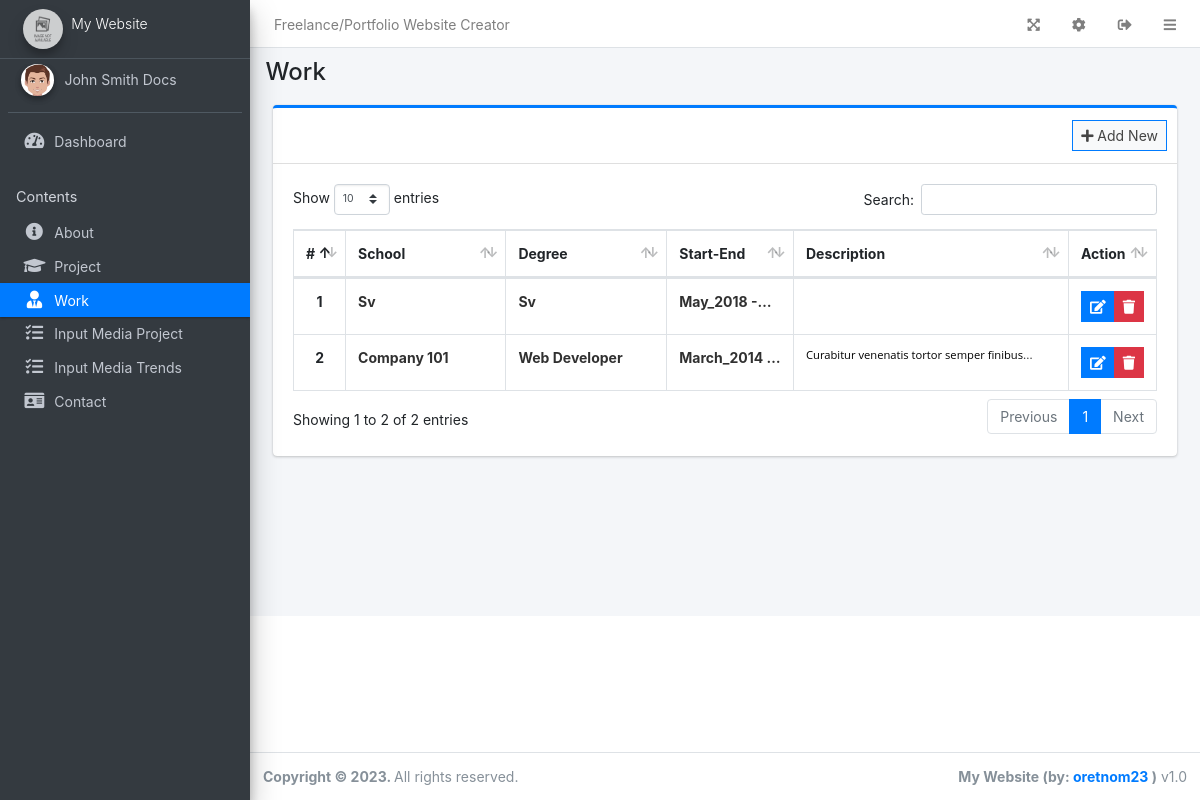
Page /admin/?page=work (signed in) on the committed database.
### tables this page shows
CREATE TABLE `work` (
  `id` int(30) NOT NULL,
  `company` text,
  `position` text,
  `started` varchar(250) NOT NULL,
  `ended` varchar(250) NOT NULL,
  `description` text,
  `order_by` int(30) NOT NULL
);

### admin/work/index.php (the view, shortened to what this page needs)
<div class="col-lg-12">
	<div class="card card-outline card-primary">
		<div class="card-header">
			<div class="card-tools">
				<a class="btn btn-block btn-sm btn-default btn-flat border-primary new_work" href="javascript:void(0)"><i class="fa fa-plus"></i> Add New</a>
			</div>
		</div>
		<div class="card-body">
			<table class="table tabe-hover table-bordered table-compact" id="list">
				<colgroup>
					<col width="5%">
					<col width="20%">
					<col width="20%">
					<col width="15%">
					<col width="35%">
					<col width="15%">
				</colgroup>
				<thead>
					<tr>
						<th class="text-center">#</th>
						<th>School</th>
						<th>Degree</th>
						<th>Start-End</th>
						<th>Description</th>
						<th>Action</th>
					</tr>
				</thead>
				<tbody>
					<?php
					$i = 1;
					$qry = $conn->query("SELECT * FROM `work` order by `ended` desc");
					while($row= $qry->fetch_assoc()):
						$desc = html_entity_decode($row['description']);
					?>
					<tr>
						<th class="text-center"><?php echo $i++ ?></th>
						<td><b class="truncate-1"><?php echo ucwords($row['company']) ?></b></td>
						<td><b class="truncate-1"><?php echo ucwords($row['position']) ?></b></td>
						<td><b class="truncate-1"><?php echo $row['started'] . ' - ' .$row['ended'] ?></b></td>
						<td><small class="truncate-1"><?php echo $desc ?></small></td>
						<td class="text-center">
		                    <div class="btn-group">
		                        <a href="javascript:void(0)" data-id='<?php echo $row['id'] ?>' class="btn btn-primary btn-flat btn-sm manage_work">
		                          <i class="fas fa-edit"></i>
		                        </a>
		                        <button type="button" class="btn btn-danger btn-sm btn-flat delete_work" data-id="<?php echo $row['id'] ?>">
		                          <i class="fas fa-trash"></i>
		                        </button>
	                      </div>
						</td>
					</tr>
				<?php endwhile; ?>
				</tbody>
			</table>
		</div>
	</div>
</div>

### rows in the picture
work: company "Sv", position "Sv", started "May_2018"
work: company "Company 101", position "Web Developer", started "March_2014", description "Curabitur venenatis tortor semper…"

### other values in the picture
$_settings->info('name') "Freelance/Portfolio Website Creator"
$_settings->info('short_name') "My Website"
str_replace("_", " ",$page) "Work"
